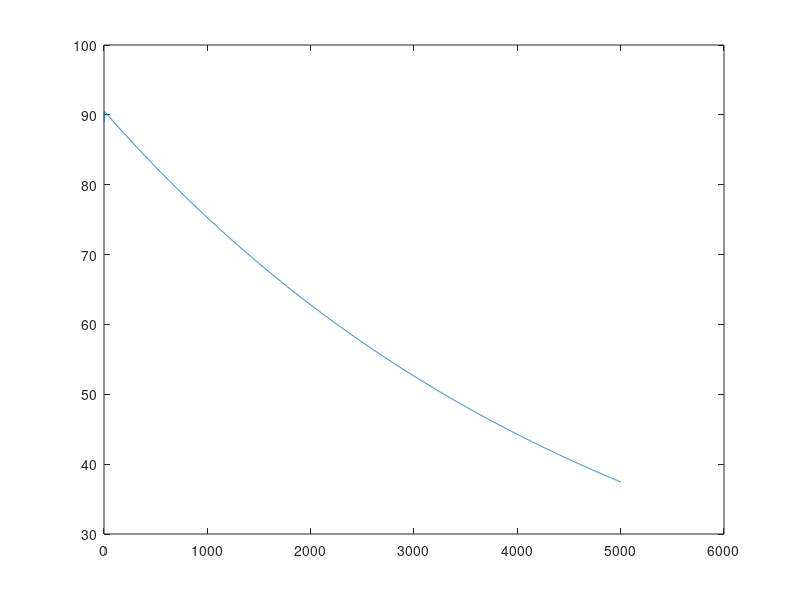

MATLAB code for this plot:
% A prototype for using iterative gradient descent to find the rotation and
% translation that minimizes the squared error as proposed by
%    "Wheeler, M. D., and K. Ikeuchi. "Iterative estimation of rotation and
%    translation using the quaternion: School of Computer Science."
%    (1995)".

close all; clear variables; clc;

%%Translation Vector and Rotation Matrix
t = [3, 4, 7];
TrMat = eye(4);
TrMat(1:3, end) = t';
% RMat = makehgtform('xrotate',pi/16,'yrotate',pi/12, 'zrotate', pi/8);
RMat = [+0.892399100832523, -0.369643810614386, +0.258819045102521, 0;
        +0.421979810690146, +0.886804577034556, -0.188442780494429, 0;
        -0.159865206355897, +0.277382579526975, +0.947365832385646, 0;
        +0,                 +0,                 +0,                 1;];

%%Model Points: each column is a point
X = [
    -1, 2, +3, 1;
    +5, 3, +4, 1;
    -2, 8, +2, 1;
    +7, 9, -1, 1 ]';
N = size(X, 2);

%% Transformation Matrix 1, should result in a Transformation Matrix that is the Identity
% M = eye(4);

%% Transformation Matrix 2, P is translated w.r.t. X with t.
% M = TrMat;

%% Transformation Matrix 3, P is rotated w.r.t. X with R
% M = RMat;

%% Transformation Matrix 4, P is rotated with R, and translated with T, w.r.t. X.
M = TrMat * RMat;

noise_vector = @(dimension, scale) [((rand(dimension, 1) * 2) - 1) * scale; 0];

%% Compute Static Points
P = nan(size(X));
for i = 1:size(X, 1)
    P(:, i) = M * X(:,i) + noise_vector(3, 0.001);    
end

%% Configuration
max_iterations = 5000;
learning_rate = 0.0001;

%% Anonymous Functions
has_converged = @(error, iteration) error <= 0.00001 || iteration > max_iterations;

Ru = @(u, v, w, s)...  
[
    s * s + u * u - v * v - w * w,  2 * (u * v - s * w),            2 * (u * w + s * v),            0;
    2 * (u * v + s * w),            s * s - u * u + v * v - w * w,  2 * (v * w - s * u),            0;
    2 * (u * w - s * v),            2 * (v * w + s * u),            s * s - u * u - v * v + w * w,  0;
    0,                              0,                              0,                              1;
];
R = @(q) 1 / dot(q, q) * Ru(q(1), q(2), q(3), q(4));

Xc = @(x, q) R(q) * x;

homogeneous_cross = @(a, b) [cross(a(1:3), b(1:3)); 0];

quaternion_multiplication_aux = @(u1, s1, u2, s2) [(s1 * u2 + s2 * u1 + cross(u1, u2)); s1 * s2 - dot(u1, u2)];
quaternion_multiplication = @(q1, q2) quaternion_multiplication_aux(q1(1:3), q1(4), q2(1:3), q2(4));

compute_local_error = @(q, t, x, p) dot((R(q) * x + t - p), (R(q) * x + t - p));

%% Partial Derivatices
partialToT = @(q, t, x, p) +2 * (Xc(x, q) + t - p);
partialToR = @(q, t, x, p) -4 * homogeneous_cross(Xc(x, q), t - p);

%% Initialization
t_current = [0, 0, 0, 0]';
q_current = [0, 0, 0, 1]';

M_actual = eye(4);

iteration = 1;

errors = nan(max_iterations,1);

%% Iteration
while 1
    t_previous = t_current;
    q_previous = q_current;
    
    % Compute Error
    error = 0;
    for i = 1:size(X, 2)
        error = error + compute_local_error(q_current, t_current, X(:, i), P(:,i));
    end
    error = 1/N * error;
    errors(iteration) = error;
    
    % Check for convergence
    if(has_converged(error, iteration)) 
        break;
    end
    
    % Compute the gradient of the error w.r.t. to t and q
    t_change = [0, 0, 0, 0]';
    q_change = [0, 0, 0, 0]';
    for i = 1:size(X, 2)
        t_change = t_change + partialToT(q_current, t_current, X(:, i), P(:,i));
        q_change = q_change + partialToR(q_current, t_current, X(:, i), P(:,i));
    end
    t_change = (1 / (2 * N)) * t_change;
    q_change = (1 / (2 * N)) * q_change;
    
    % Update t_current and T_actual
    t_current = t_previous - learning_rate * t_change;
    T_actual = eye(4);
    T_actual(:, end) = t_current;
    
    % Update q_current and R_actual
    q_current = [-1 * learning_rate * q_change(1:3) ; 1];
    R_actual = R(q_current);
    
    % Update M_actual
    M_actual = T_actual * R_actual;
    
    % Update iteration count
    iteration = iteration + 1;
end

plot(1:(max_iterations + 1), errors);
